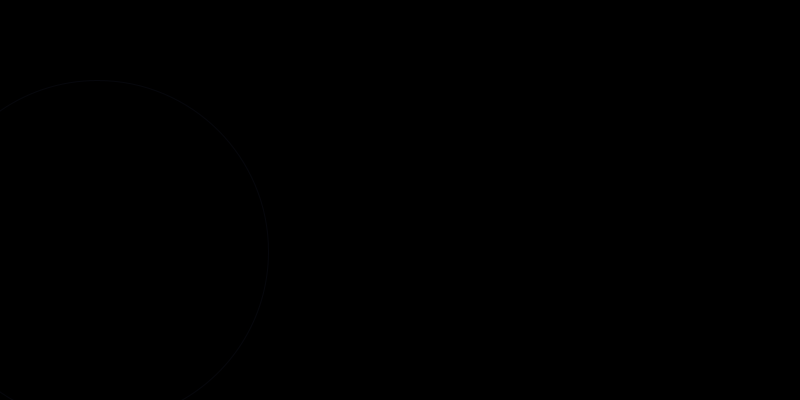
Frame 1 (no input)
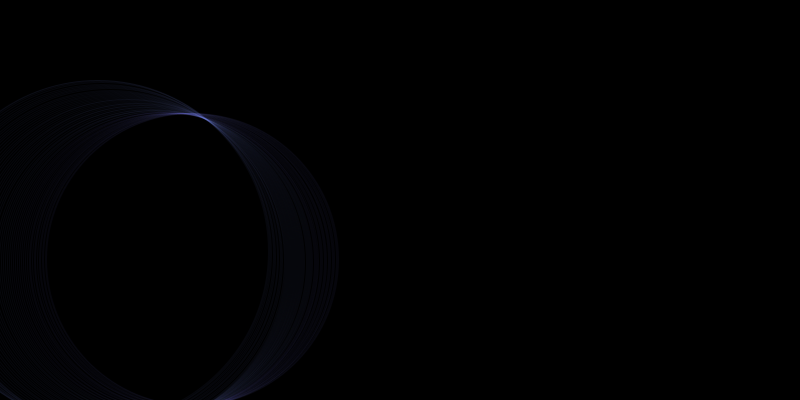
Frame 60 (the mouse pressed at the canvas centre just before this capture)
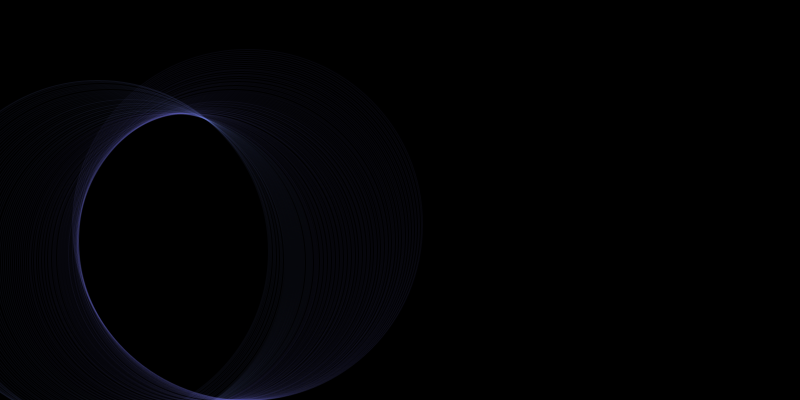
Frame 120 (the mouse held since frame 60 and released just before this capture)

The Processing sketch that drew these frames (run headless with seeded random() and noise(); from frame 60 on, the mouse is pressed at the canvas centre):

// Processing sketch: build
// ── build.pde
// Processes - Day 149
// Prayash Thapa - March 28, 2016


// **************************************************************


Points[] points;
float c, dc;


// **************************************************************


void setup() {
    size(800, 400);
    background(0);
  
    colorMode(HSB, 360, 100, 100, 100);
    c = random(360);
  
    // Create the points
    points = new Points[3];
    for (int i = 0; i < points.length; i++) {
        points[i] = new Points(random(width), random(height));
    }
}


// **************************************************************


void draw() {
    fill(0, 0, 0);
    noStroke();
    if (frameCount % 1700 == 0) {
        rect(0, 0, width, height);
    }
  
    // Draw circles from 3 points moving on smooth random trajectories.
    for (int i = 0; i < points.length; i++) {
        if (random(1) > 0.96) {
            points[i].setDir(random(-PI, PI));  //change direction sometimes
        }
        
        points[i].update();
        points[i].checkEdges();
    }
  
    // Set the style of the circle
    dc = map(millis(), 0, 150000, 0, 360);
    stroke((c + dc) % 360, 50, 100, 5);
    noFill();
  
    // Verifies if there is a circle and draw it
    float Det = (points[0].p.x * points[1].p.y)  + (points[1].p.x * points[2].p.y) + (points[2].p.x * points[0].p.y);
    Det -= (points[0].p.y * points[1].p.x)  + (points[1].p.y * points[2].p.x) + (points[2].p.y * points[0].p.x);
    
    if (abs(Det) > 50.) {
        circle(points);
    }
}


// **************************************************************


void circle(Points[] pts) {
    // Find the midpoints of 2 sides
    PVector[] mp = new PVector[2];
    for (int k = 0; k < mp.length; k++) {
        mp[k] = midpoint(pts[k].p, pts[k+1].p);
    }
  
    // Find the center of the circle
    PVector o = center(mp);
    
    // Calculate the radius
    float r = dist(o.x, o.y, pts[2].p.x, pts[2].p.y);
  
    // If not collinear display circle
    ellipse(o.x, o.y, 2*r, 2*r);
}


// **************************************************************


PVector midpoint(PVector A, PVector B) {
    float d = dist(A.x, A.y, B.x, B.y); //distance AB
    float theta = atan2(B.y - A.y, B.x - A.x); //inclination of AB

    PVector p = new PVector(A.x + d/2*cos(theta),   A.y + d/2*sin(theta), //midpoint
                    theta - HALF_PI);  //inclination of the bissecteur

    return p;
}


// **************************************************************


PVector center(PVector[] P) {
    PVector[] eq = new PVector[2];

    for (int i = 0; i < 2; i++) {
      float a = tan(P[i].z);
      eq[i] = new PVector (a, -1, -1 * (P[i].y - P[i].x * a));
    }

    float ox = (eq[1].y * eq[0].z - eq[0].y * eq[1].z) / (eq[0].x * eq[1].y - eq[1].x * eq[0].y);
    float oy =  (eq[0].x * eq[1].z - eq[1].x * eq[0].z) / (eq[0].x * eq[1].y - eq[1].x * eq[0].y);
    return new PVector(ox, oy);
}


// **************************************************************


class Points {
    PVector p, velocity, acceleration;

    Points(float x_, float y_) {
        p = new PVector(x_, y_, 1);
        velocity = new PVector(0, 0, 0);
        acceleration = new PVector(random(1), random(1), 0);
    }


    void setDir(float angle) {
        // Direction of the acceleration is defined by the new angle
        acceleration.set(cos(angle), sin(angle), 0);

        // Magnitude of the acceleration is proportional to the angle between acceleration and velocity
        acceleration.normalize();
        float dif = PVector.angleBetween(acceleration, velocity);
        dif = map(dif, 0, PI, 0.1, 0.001);
        acceleration.mult(dif);
    }

    void update() {
        velocity.add(acceleration);
        velocity.limit(1.5);
        p.add(velocity);
    }

    void checkEdges() {
        p.x = constrain(p.x, 0, width);
        p.y = constrain(p.y, 0, height);
    }
}
